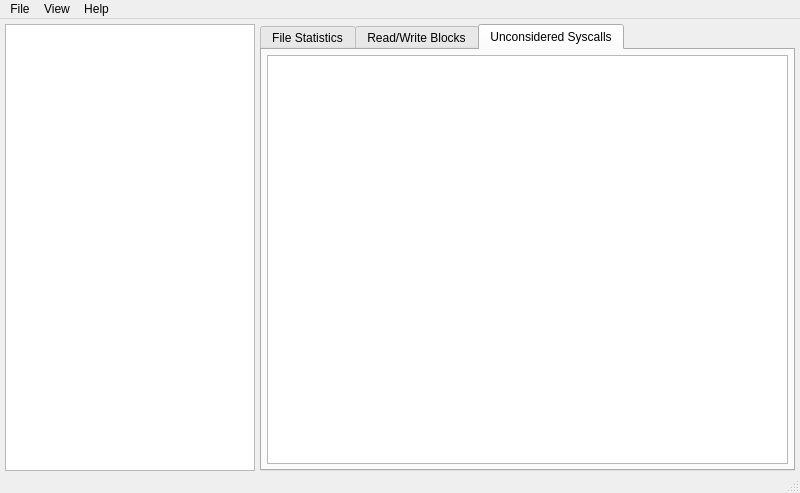
<?xml version="1.0" encoding="UTF-8"?>
<ui version="4.0">
 <class>MainWindow</class>
 <widget class="QMainWindow" name="MainWindow">
  <property name="geometry">
   <rect>
    <x>0</x>
    <y>0</y>
    <width>800</width>
    <height>493</height>
   </rect>
  </property>
  <property name="minimumSize">
   <size>
    <width>800</width>
    <height>300</height>
   </size>
  </property>
  <property name="windowTitle">
   <string>iotrace-GUI</string>
  </property>
  <widget class="QWidget" name="centralwidget">
   <layout class="QHBoxLayout" name="horizontalLayout_4">
    <property name="spacing">
     <number>5</number>
    </property>
    <property name="leftMargin">
     <number>5</number>
    </property>
    <property name="topMargin">
     <number>5</number>
    </property>
    <property name="rightMargin">
     <number>5</number>
    </property>
    <property name="bottomMargin">
     <number>0</number>
    </property>
    <item>
     <widget class="QListView" name="processesListView">
      <property name="maximumSize">
       <size>
        <width>250</width>
        <height>16777215</height>
       </size>
      </property>
     </widget>
    </item>
    <item>
     <widget class="QTabWidget" name="tabs">
      <property name="currentIndex">
       <number>2</number>
      </property>
      <widget class="QWidget" name="fileStatistics">
       <attribute name="title">
        <string>File Statistics</string>
       </attribute>
       <layout class="QHBoxLayout" name="horizontalLayout">
        <property name="spacing">
         <number>5</number>
        </property>
        <property name="leftMargin">
         <number>5</number>
        </property>
        <property name="topMargin">
         <number>5</number>
        </property>
        <property name="rightMargin">
         <number>5</number>
        </property>
        <property name="bottomMargin">
         <number>5</number>
        </property>
        <item>
         <layout class="QVBoxLayout" name="verticalLayout_2">
          <property name="spacing">
           <number>5</number>
          </property>
          <property name="leftMargin">
           <number>0</number>
          </property>
          <property name="topMargin">
           <number>0</number>
          </property>
          <property name="rightMargin">
           <number>0</number>
          </property>
          <property name="bottomMargin">
           <number>0</number>
          </property>
          <item>
           <widget class="QLineEdit" name="filestatsLineEdit">
            <property name="placeholderText">
             <string>Filename filter (Perl regex)</string>
            </property>
           </widget>
          </item>
          <item>
           <widget class="QTableView" name="filestatsTableView">
            <property name="sortingEnabled">
             <bool>true</bool>
            </property>
           </widget>
          </item>
         </layout>
        </item>
       </layout>
      </widget>
      <widget class="QWidget" name="rwBlocks">
       <attribute name="title">
        <string>Read/Write Blocks</string>
       </attribute>
      </widget>
      <widget class="QWidget" name="syscalls">
       <attribute name="title">
        <string>Unconsidered Syscalls</string>
       </attribute>
       <layout class="QHBoxLayout" name="horizontalLayout_2">
        <property name="spacing">
         <number>0</number>
        </property>
        <property name="leftMargin">
         <number>5</number>
        </property>
        <property name="topMargin">
         <number>5</number>
        </property>
        <property name="rightMargin">
         <number>5</number>
        </property>
        <property name="bottomMargin">
         <number>5</number>
        </property>
        <item>
         <widget class="QTableView" name="syscallsTableView">
          <property name="sortingEnabled">
           <bool>true</bool>
          </property>
         </widget>
        </item>
       </layout>
      </widget>
     </widget>
    </item>
   </layout>
  </widget>
  <widget class="QMenuBar" name="menubar">
   <property name="geometry">
    <rect>
     <x>0</x>
     <y>0</y>
     <width>800</width>
     <height>26</height>
    </rect>
   </property>
   <widget class="QMenu" name="menuFile">
    <property name="title">
     <string>File</string>
    </property>
    <addaction name="actionOpen"/>
    <addaction name="actionOpenRecent"/>
    <addaction name="separator"/>
    <addaction name="actionQuit"/>
   </widget>
   <widget class="QMenu" name="menuHelp">
    <property name="title">
     <string>Help</string>
    </property>
    <addaction name="actionAbout"/>
   </widget>
   <widget class="QMenu" name="menuView">
    <property name="title">
     <string>View</string>
    </property>
    <addaction name="actionColumns"/>
   </widget>
   <addaction name="menuFile"/>
   <addaction name="menuView"/>
   <addaction name="menuHelp"/>
  </widget>
  <widget class="QStatusBar" name="statusbar"/>
  <action name="actionOpen">
   <property name="text">
    <string>Open</string>
   </property>
  </action>
  <action name="actionQuit">
   <property name="text">
    <string>Quit</string>
   </property>
  </action>
  <action name="actionAbout">
   <property name="text">
    <string>About</string>
   </property>
  </action>
  <action name="actionOpenRecent">
   <property name="text">
    <string>Open Recent</string>
   </property>
  </action>
  <action name="actionColumns">
   <property name="text">
    <string>Columns</string>
   </property>
  </action>
 </widget>
 <resources/>
 <connections/>
</ui>
